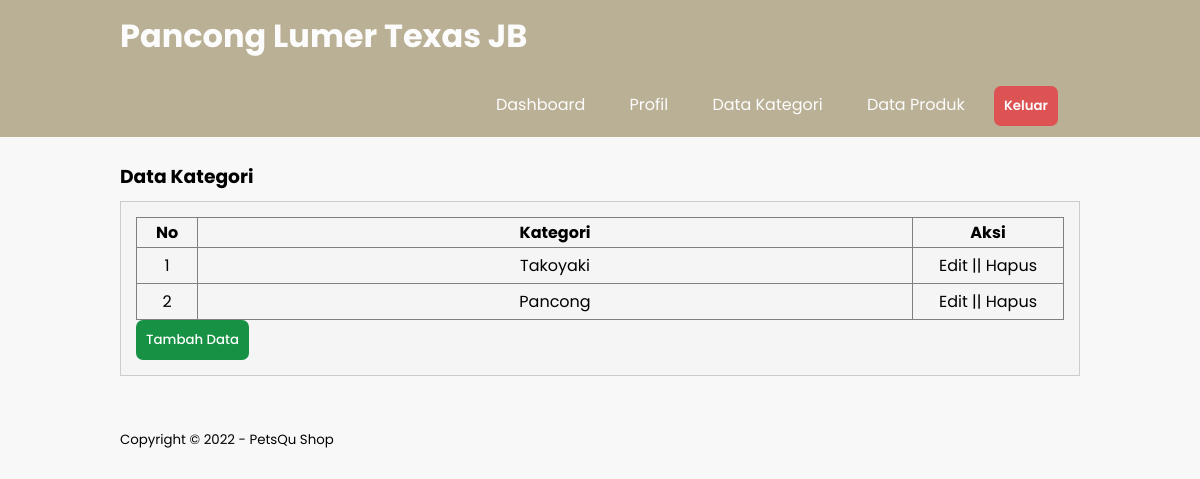
The app's page /data-kategori.php (signed in), older data.
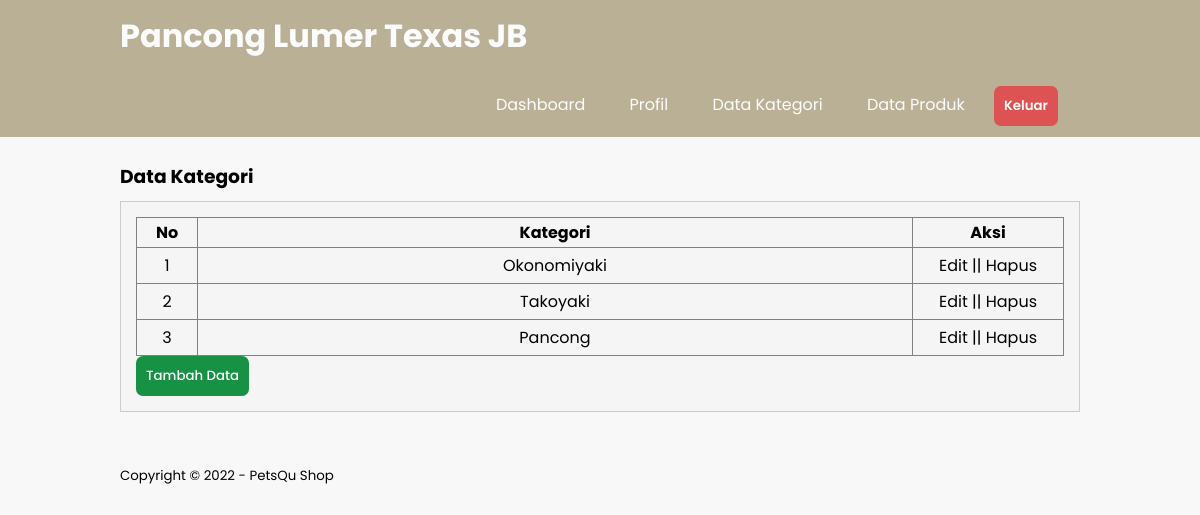
The same page, newer data.
### tables this page shows
CREATE TABLE `tb_category` (
  `category_id` int(11) NOT NULL,
  `category_name` varchar(25) NOT NULL
);

### data-kategori.php (the view, shortened to what this page needs)
<?php
	include 'db.php';
?>
<!DOCTYPE html>
<html>
<head>
	<link rel="stylesheet" type="text/css" href="css/style.css?v=<?php echo time(); ?>">
</head>
<body>
	<header>
		<div class="container">
			<h1><a href="dashboard.php">Pancong Lumer Texas JB</a></h1>
			<ul>
				<li><a href="dashboard.php">Dashboard</a></li>
				<li><a href="profil.php">Profil</a></li>
				<li><a href="data-kategori.php">Data Kategori</a></li>
				<li><a href="data-produk.php">Data Produk</a></li>
				<li><button class="keluar-btn" onclick="location.href='keluar.php'">Keluar</button></li>
			</ul>
		</div>
	</header>
	<div class="section">
		<div class="container">
			<h3>Data Kategori</h3>
			<div class="box">
				<table border="1" cellspacing="0" class="table">
					<thead>
						<tr>
							<th width="60px">No</th>
							<th>Kategori</th>
							<th width="150px">Aksi</th>
						</tr>
					</thead>
					<tbody>
						<?php
							$no = 1;
							$kategori = mysqli_query($conn, "SELECT * FROM tb_category ORDER BY category_id DESC");
							if(mysqli_num_rows($kategori) > 0){
							while($row = mysqli_fetch_array($kategori)){
						?>
						<tr>
							<td><?php echo $no++ ?></td>
							<td><?php echo $row['category_name'] ?></td>
							<td>
								<a href="edit-kategori.php?id=<?php echo $row['category_id'] ?>">Edit</a> || <a href="proses-hapus.php?idk=<?php echo $row['category_id'] ?>" onclick="return confirm('Yakin ingin hapus ?')">Hapus</a>
							</td>
						</tr>
						<?php }}else{ ?>
							<tr>
								<td colspan="3">Tidak ada data</td>
							</tr>
						<?php } ?>
					</tbody>
				</table>
				<button class="tmbh-btn" onclick="location.href='tambah-kategori.php'">Tambah Data</button>
			</div>
		</div>
	</div>
	<footer>
		<div class="container">
			<small>Copyright &copy; 2022 - PetsQu Shop</small>
		</div>
	</footer>
</body>
</html>

Row changes from the older to the newer data that the page shows:
added tb_category: category_name "Okonomiyaki"
